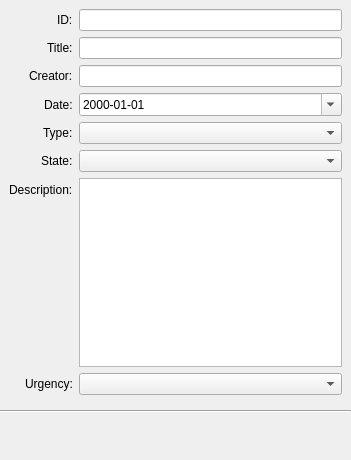
<?xml version="1.0" encoding="UTF-8"?>
<ui version="4.0">
 <class>WareshubIssueDialog</class>
 <widget class="QDialog" name="WareshubIssueDialog">
  <property name="enabled">
   <bool>true</bool>
  </property>
  <property name="geometry">
   <rect>
    <x>0</x>
    <y>0</y>
    <width>351</width>
    <height>460</height>
   </rect>
  </property>
  <property name="windowTitle">
   <string notr="true">Dialog</string>
  </property>
  <layout class="QVBoxLayout" name="verticalLayout">
   <property name="leftMargin">
    <number>0</number>
   </property>
   <property name="topMargin">
    <number>0</number>
   </property>
   <property name="rightMargin">
    <number>0</number>
   </property>
   <property name="bottomMargin">
    <number>9</number>
   </property>
   <item>
    <layout class="QFormLayout" name="formLayout">
     <property name="fieldGrowthPolicy">
      <enum>QFormLayout::AllNonFixedFieldsGrow</enum>
     </property>
     <property name="labelAlignment">
      <set>Qt::AlignRight|Qt::AlignTrailing|Qt::AlignVCenter</set>
     </property>
     <property name="leftMargin">
      <number>9</number>
     </property>
     <property name="topMargin">
      <number>9</number>
     </property>
     <property name="rightMargin">
      <number>9</number>
     </property>
     <property name="bottomMargin">
      <number>9</number>
     </property>
     <item row="0" column="0">
      <widget class="QLabel" name="IDLabel">
       <property name="text">
        <string>ID:</string>
       </property>
      </widget>
     </item>
     <item row="0" column="1">
      <widget class="QLineEdit" name="IDLineEdit"/>
     </item>
     <item row="1" column="0">
      <widget class="QLabel" name="TitleLabel">
       <property name="text">
        <string>Title:</string>
       </property>
      </widget>
     </item>
     <item row="1" column="1">
      <widget class="QLineEdit" name="TitleLineEdit"/>
     </item>
     <item row="2" column="0">
      <widget class="QLabel" name="CreatorLabel">
       <property name="text">
        <string>Creator:</string>
       </property>
      </widget>
     </item>
     <item row="2" column="1">
      <widget class="QLineEdit" name="CreatorLineEdit"/>
     </item>
     <item row="3" column="0">
      <widget class="QLabel" name="DateLabel">
       <property name="text">
        <string>Date:</string>
       </property>
      </widget>
     </item>
     <item row="3" column="1">
      <widget class="QDateEdit" name="DateDateEdit">
       <property name="displayFormat">
        <string>yyyy-MM-dd</string>
       </property>
       <property name="calendarPopup">
        <bool>true</bool>
       </property>
      </widget>
     </item>
     <item row="4" column="0">
      <widget class="QLabel" name="TypeLabel">
       <property name="text">
        <string>Type:</string>
       </property>
      </widget>
     </item>
     <item row="4" column="1">
      <widget class="QComboBox" name="TypeComboBox"/>
     </item>
     <item row="5" column="0">
      <widget class="QLabel" name="StateLabel">
       <property name="text">
        <string>State:</string>
       </property>
      </widget>
     </item>
     <item row="5" column="1">
      <widget class="QComboBox" name="StateComboBox"/>
     </item>
     <item row="6" column="0">
      <widget class="QLabel" name="DescriptionLabel">
       <property name="text">
        <string>Description:</string>
       </property>
      </widget>
     </item>
     <item row="6" column="1">
      <widget class="QPlainTextEdit" name="DescriptionTextEdit"/>
     </item>
     <item row="7" column="0">
      <widget class="QLabel" name="UrgencyLabel">
       <property name="text">
        <string>Urgency:</string>
       </property>
      </widget>
     </item>
     <item row="7" column="1">
      <widget class="QComboBox" name="UrgencyComboBox"/>
     </item>
    </layout>
   </item>
   <item>
    <widget class="Line" name="line">
     <property name="orientation">
      <enum>Qt::Horizontal</enum>
     </property>
    </widget>
   </item>
   <item>
    <spacer name="verticalSpacer">
     <property name="orientation">
      <enum>Qt::Vertical</enum>
     </property>
     <property name="sizeHint" stdset="0">
      <size>
       <width>20</width>
       <height>40</height>
      </size>
     </property>
    </spacer>
   </item>
  </layout>
 </widget>
 <resources/>
 <connections/>
</ui>
